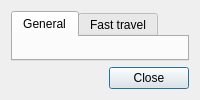
<?xml version='1.0' encoding='UTF-8'?>
<ui version="4.0">
 <class>PreferencesDialog</class>
 <widget class="QDialog" name="PreferencesDialog">
  <property name="windowTitle">
   <string>Preferences</string>
  </property>
  <property name="modal">
   <bool>true</bool>
  </property>
  <layout class="QVBoxLayout" name="outer_layout">
   <item>
    <widget class="QTabWidget" name="tabs">
     <property name="currentIndex"><number>0</number></property>
     <widget class="QWidget" name="general_scroll_page">
      <attribute name="title"><string>General</string></attribute>
     </widget>
     <widget class="QWidget" name="travel_page">
      <attribute name="title"><string>Fast travel</string></attribute>
     </widget>
    </widget>
   </item>
   <item>
    <widget class="QDialogButtonBox" name="buttons">
     <property name="standardButtons">
      <set>QDialogButtonBox::StandardButton::Close</set>
     </property>
    </widget>
   </item>
  </layout>
 </widget>
 <resources />
 <connections>
  <connection>
   <sender>buttons</sender>
   <signal>rejected()</signal>
   <receiver>PreferencesDialog</receiver>
   <slot>reject()</slot>
  </connection>
  <connection>
   <sender>buttons</sender>
   <signal>accepted()</signal>
   <receiver>PreferencesDialog</receiver>
   <slot>accept()</slot>
  </connection>
 </connections>
</ui>
